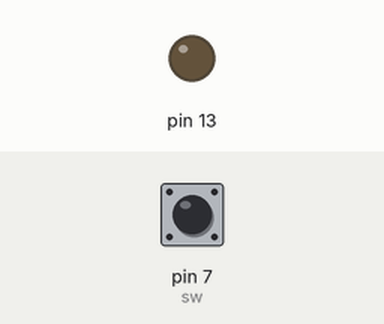
Recording of a sketch running on a simulated Arduino Uno, built with avr-gcc and run on an emulated ATmega328P. On the bench: output pins drawn as LEDs (lit = HIGH). Dashed ring = blinking. The test bench sets the inputs (shaded band); at power-on: pin 7 (sw) HIGH. What the sketch prints to the serial monitor is not drawn.

Above: at 1.2 s.
1.3 s: pin 7 (sw) pulled LOW for 0.15 s
At 1.37 s:
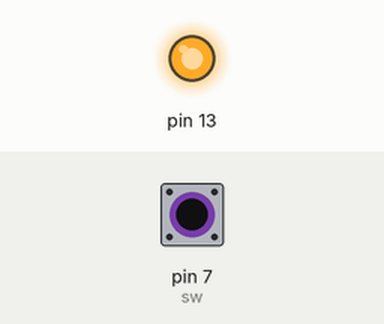
2.9 s: pin 7 (sw) pulled LOW for 1 s
At 4.2 s:
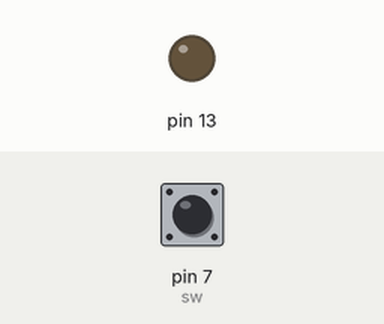
5.4 s: pin 7 (sw) pulsed LOW 2 times (0.12 s each, 0.3 s apart)
At 5.48 s:
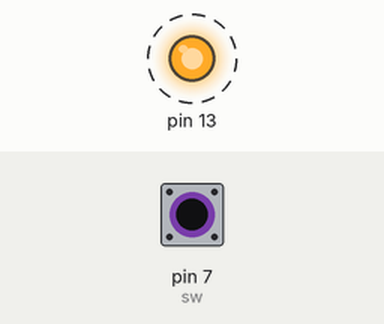
Timing chart, 0 to 8.4 s (numbered marks = the images above; inputs shaded):
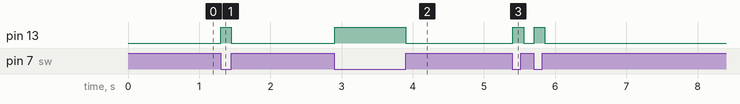

Measured:
- after the input at 1.3 s, pin 13: LOW → HIGH at once, → LOW 0.15 s later
- after the input at 2.9 s, pin 13: LOW → HIGH at once, → LOW 1.0 s later
- after the input at 5.4 s, pin 13: alternates HIGH for 0.15 s and LOW for 0.15 s, 4 changes in all, then stays LOW, starting at once

The sketch:

RELAY.ino
```cpp
#include <Arduino.h>

int sw = 7;
char buffer[128];
int  bufferlen = -1;

void setup() {
  pinMode(sw, INPUT);
  pinMode(13, OUTPUT);
  Serial.begin(115200);
}

void loop() {
  if(digitalRead(sw) == LOW){
    digitalWrite(13, HIGH);
    Serial.print("(Off)");
  }
  else {
    digitalWrite(13, LOW);
    Serial.print("(On)");
  }
  while(Serial.available()){
    char r = Serial.read();
      if(r == '(') {
        bufferlen = 0;
      } else if(r == ')') {
        buffer[bufferlen] = '\0';
        bufferlen = -1;
      } else {
        if(bufferlen>=0) {
          buffer[bufferlen++] = r;
        }
      }
    }
    delay(50);
}
```
